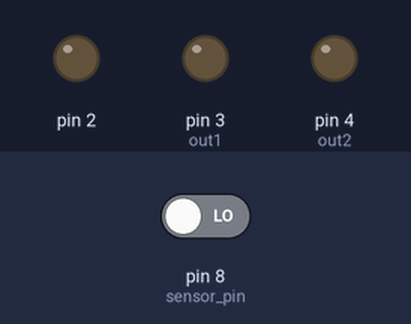
The sketch below on a simulated Arduino Uno, built with avr-gcc and run on an emulated ATmega328P. Parts: output pins drawn as LEDs (lit = HIGH). The test bench sets the inputs (shaded band); at power-on: pin 8 (sensor_pin) LOW.

Above: at 11.9 s.
12.0 s: pin 8 (sensor_pin) driven HIGH
At 13.0 s:
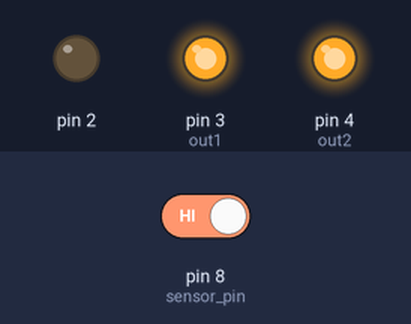
At 13.6 s:
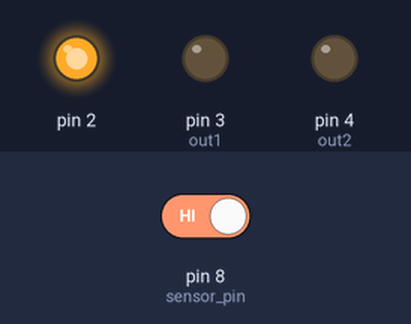
Timing chart, 0 to 15.1 s (numbered marks = the images above; inputs shaded):
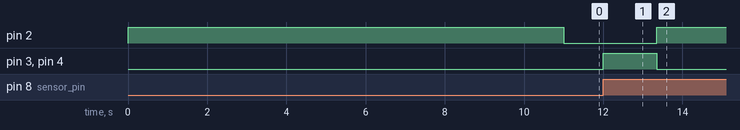

Measured:
- after the input at 12.0 s, pin 2: LOW → HIGH after 1.4 s; pin 3 (out1), pin 4 (out2): LOW → HIGH at once, → LOW 1.4 s later

The sketch:

home_pirSensor.ino
```cpp
#define sensor_pin 8
#define out1 3
#define out2 4
#define doNothing 10
bool firstTime ;
int sensor_value ;
unsigned long preMillis=0;

void setup() {
  // put your setup code here, to run once:
  pinMode(sensor_pin,INPUT);
  pinMode(out1,OUTPUT);
  pinMode(out2,OUTPUT);
  pinMode(2,OUTPUT);
  firstTime = true;
  //Serial.begin(9600);
}

void loop() {
  // put your main code here, to run repeatedly:
  sensor_value = digitalRead(sensor_pin);
  //Serial.println(sensor_value);
  if(firstTime){
    waitLoop();
    sensor_value = digitalRead(sensor_pin);
    delay(100);
    firstTime=false;
    }

  if(sensor_value==1 && firstTime!=true){
    turnOn();
    while(sensor_value!=0){
      waitLoop();
      sensor_value = digitalRead(sensor_pin);
      }
    }

}

void turnOn(){
   digitalWrite(out1,HIGH);
   digitalWrite(out2,HIGH);
   delay(1350);
   digitalWrite(out1,LOW);
   digitalWrite(out2,LOW);
 }

void waitLoop(){
  unsigned long currentMillis = millis()/1000;
     while ((currentMillis - preMillis) <= doNothing) {
      //Serial.println("wait");
      analogWrite(2,128);
      currentMillis = millis()/1000;
      }
    preMillis = currentMillis ;
    analogWrite(2,0);
  }
```
